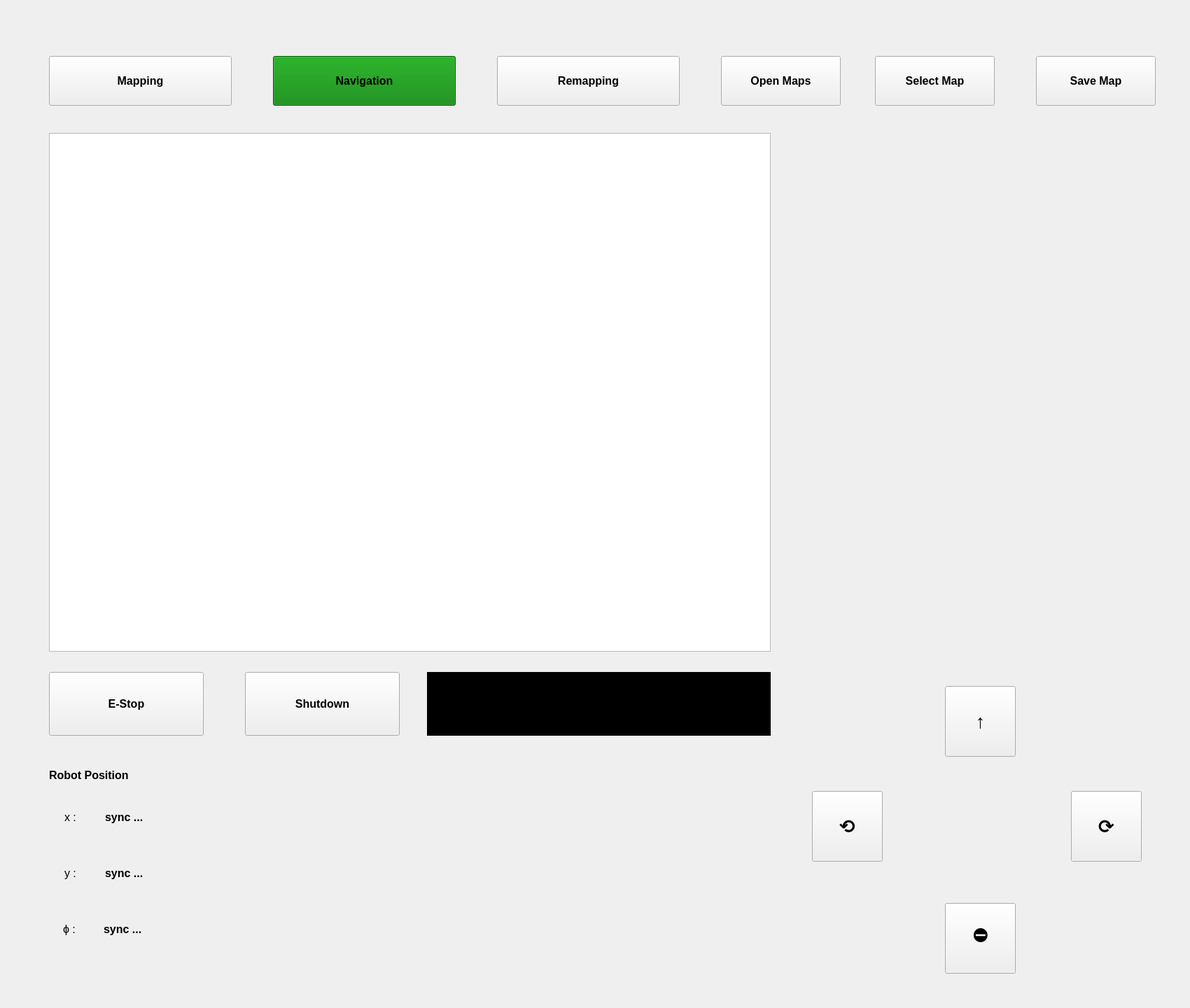
<?xml version="1.0" encoding="UTF-8"?>
<ui version="4.0">
 <class>MainWindow</class>
 <widget class="QMainWindow" name="MainWindow">
  <property name="geometry">
   <rect>
    <x>0</x>
    <y>0</y>
    <width>1700</width>
    <height>1440</height>
   </rect>
  </property>
  <property name="sizePolicy">
   <sizepolicy hsizetype="Expanding" vsizetype="Expanding">
    <horstretch>0</horstretch>
    <verstretch>0</verstretch>
   </sizepolicy>
  </property>
  <property name="minimumSize">
   <size>
    <width>1700</width>
    <height>1440</height>
   </size>
  </property>
  <property name="maximumSize">
   <size>
    <width>1700</width>
    <height>1440</height>
   </size>
  </property>
  <property name="font">
   <font>
    <pointsize>12</pointsize>
    <weight>75</weight>
    <bold>true</bold>
   </font>
  </property>
  <property name="windowTitle">
   <string>ROM Dynamics's Robot Suite</string>
  </property>
  <property name="toolButtonStyle">
   <enum>Qt::ToolButtonIconOnly</enum>
  </property>
  <property name="tabShape">
   <enum>QTabWidget::Rounded</enum>
  </property>
  <widget class="QWidget" name="centralwidget">
   <widget class="QPushButton" name="mappingBtn">
    <property name="geometry">
     <rect>
      <x>70</x>
      <y>80</y>
      <width>261</width>
      <height>71</height>
     </rect>
    </property>
    <property name="text">
     <string>Mapping</string>
    </property>
   </widget>
   <widget class="QPushButton" name="navigationBtn">
    <property name="geometry">
     <rect>
      <x>390</x>
      <y>80</y>
      <width>261</width>
      <height>71</height>
     </rect>
    </property>
    <property name="styleSheet">
     <string notr="true">background-color: green;</string>
    </property>
    <property name="text">
     <string>Navigation</string>
    </property>
   </widget>
   <widget class="QPushButton" name="remappingBtn">
    <property name="geometry">
     <rect>
      <x>710</x>
      <y>80</y>
      <width>261</width>
      <height>71</height>
     </rect>
    </property>
    <property name="text">
     <string>Remapping</string>
    </property>
   </widget>
   <widget class="QWidget" name="verticalLayoutWidget">
    <property name="geometry">
     <rect>
      <x>70</x>
      <y>190</y>
      <width>1031</width>
      <height>741</height>
     </rect>
    </property>
    <layout class="QVBoxLayout" name="myVerticalLayout">
     <item>
      <widget class="QGraphicsView" name="graphicsView">
       <property name="sizePolicy">
        <sizepolicy hsizetype="Expanding" vsizetype="Expanding">
         <horstretch>0</horstretch>
         <verstretch>0</verstretch>
        </sizepolicy>
       </property>
      </widget>
     </item>
    </layout>
   </widget>
   <widget class="QWidget" name="verticalLayoutWidget_2">
    <property name="geometry">
     <rect>
      <x>1130</x>
      <y>190</y>
      <width>551</width>
      <height>741</height>
     </rect>
    </property>
    <layout class="QVBoxLayout" name="verticalLayout"/>
   </widget>
   <widget class="QLabel" name="label">
    <property name="geometry">
     <rect>
      <x>70</x>
      <y>1090</y>
      <width>271</width>
      <height>34</height>
     </rect>
    </property>
    <property name="text">
     <string notr="true">Robot Position</string>
    </property>
   </widget>
   <widget class="QPushButton" name="openMapBtn">
    <property name="geometry">
     <rect>
      <x>1030</x>
      <y>80</y>
      <width>171</width>
      <height>71</height>
     </rect>
    </property>
    <property name="text">
     <string>Open Maps</string>
    </property>
   </widget>
   <widget class="QPushButton" name="selectMapBtn">
    <property name="geometry">
     <rect>
      <x>1250</x>
      <y>80</y>
      <width>171</width>
      <height>71</height>
     </rect>
    </property>
    <property name="text">
     <string>Select Map</string>
    </property>
   </widget>
   <widget class="QPushButton" name="saveMapBtn">
    <property name="geometry">
     <rect>
      <x>1480</x>
      <y>80</y>
      <width>171</width>
      <height>71</height>
     </rect>
    </property>
    <property name="text">
     <string>Save Map</string>
    </property>
   </widget>
   <widget class="QLabel" name="xLabel">
    <property name="geometry">
     <rect>
      <x>92</x>
      <y>1150</y>
      <width>129</width>
      <height>34</height>
     </rect>
    </property>
    <property name="font">
     <font>
      <pointsize>12</pointsize>
      <weight>50</weight>
      <bold>false</bold>
     </font>
    </property>
    <property name="text">
     <string>x :</string>
    </property>
   </widget>
   <widget class="QLabel" name="yLabel">
    <property name="geometry">
     <rect>
      <x>92</x>
      <y>1230</y>
      <width>129</width>
      <height>34</height>
     </rect>
    </property>
    <property name="font">
     <font>
      <pointsize>12</pointsize>
      <weight>50</weight>
      <bold>false</bold>
     </font>
    </property>
    <property name="text">
     <string>y :</string>
    </property>
   </widget>
   <widget class="QLabel" name="yValueLabel">
    <property name="geometry">
     <rect>
      <x>150</x>
      <y>1230</y>
      <width>271</width>
      <height>34</height>
     </rect>
    </property>
    <property name="text">
     <string>sync ...</string>
    </property>
   </widget>
   <widget class="QLabel" name="xValueLabel">
    <property name="geometry">
     <rect>
      <x>150</x>
      <y>1150</y>
      <width>271</width>
      <height>34</height>
     </rect>
    </property>
    <property name="text">
     <string>sync ...</string>
    </property>
   </widget>
   <widget class="QLabel" name="statusLabel">
    <property name="geometry">
     <rect>
      <x>610</x>
      <y>960</y>
      <width>491</width>
      <height>91</height>
     </rect>
    </property>
    <property name="font">
     <font>
      <pointsize>10</pointsize>
      <weight>50</weight>
      <bold>false</bold>
     </font>
    </property>
    <property name="styleSheet">
     <string notr="true">background-color: #000000
;
color: rgb(246, 245, 244);</string>
    </property>
    <property name="text">
     <string/>
    </property>
    <property name="margin">
     <number>10</number>
    </property>
   </widget>
   <widget class="QPushButton" name="shutdownBtn">
    <property name="geometry">
     <rect>
      <x>350</x>
      <y>960</y>
      <width>221</width>
      <height>91</height>
     </rect>
    </property>
    <property name="text">
     <string>Shutdown</string>
    </property>
   </widget>
   <widget class="QPushButton" name="btnEstop">
    <property name="geometry">
     <rect>
      <x>70</x>
      <y>960</y>
      <width>221</width>
      <height>91</height>
     </rect>
    </property>
    <property name="text">
     <string>E-Stop</string>
    </property>
   </widget>
   <widget class="QPushButton" name="btnStop">
    <property name="geometry">
     <rect>
      <x>1350</x>
      <y>1290</y>
      <width>101</width>
      <height>101</height>
     </rect>
    </property>
    <property name="font">
     <font>
      <pointsize>20</pointsize>
      <weight>75</weight>
      <bold>true</bold>
     </font>
    </property>
    <property name="text">
     <string>⛔</string>
    </property>
   </widget>
   <widget class="QPushButton" name="btnForward">
    <property name="geometry">
     <rect>
      <x>1350</x>
      <y>980</y>
      <width>101</width>
      <height>101</height>
     </rect>
    </property>
    <property name="font">
     <font>
      <pointsize>20</pointsize>
      <weight>75</weight>
      <bold>true</bold>
     </font>
    </property>
    <property name="text">
     <string>↑</string>
    </property>
   </widget>
   <widget class="QPushButton" name="btnLeft">
    <property name="geometry">
     <rect>
      <x>1160</x>
      <y>1130</y>
      <width>101</width>
      <height>101</height>
     </rect>
    </property>
    <property name="font">
     <font>
      <pointsize>20</pointsize>
      <weight>75</weight>
      <bold>true</bold>
     </font>
    </property>
    <property name="text">
     <string>⟲</string>
    </property>
   </widget>
   <widget class="QPushButton" name="btnRight">
    <property name="geometry">
     <rect>
      <x>1530</x>
      <y>1130</y>
      <width>101</width>
      <height>101</height>
     </rect>
    </property>
    <property name="font">
     <font>
      <pointsize>20</pointsize>
      <weight>75</weight>
      <bold>true</bold>
     </font>
    </property>
    <property name="text">
     <string>⟳</string>
    </property>
   </widget>
   <widget class="QLabel" name="phiLabel">
    <property name="geometry">
     <rect>
      <x>90</x>
      <y>1310</y>
      <width>129</width>
      <height>34</height>
     </rect>
    </property>
    <property name="font">
     <font>
      <pointsize>12</pointsize>
      <weight>50</weight>
      <bold>false</bold>
     </font>
    </property>
    <property name="text">
     <string>ϕ :</string>
    </property>
   </widget>
   <widget class="QLabel" name="phiValueLabel">
    <property name="geometry">
     <rect>
      <x>148</x>
      <y>1310</y>
      <width>271</width>
      <height>34</height>
     </rect>
    </property>
    <property name="text">
     <string>sync ...</string>
    </property>
   </widget>
  </widget>
 </widget>
 <resources/>
 <connections/>
</ui>
